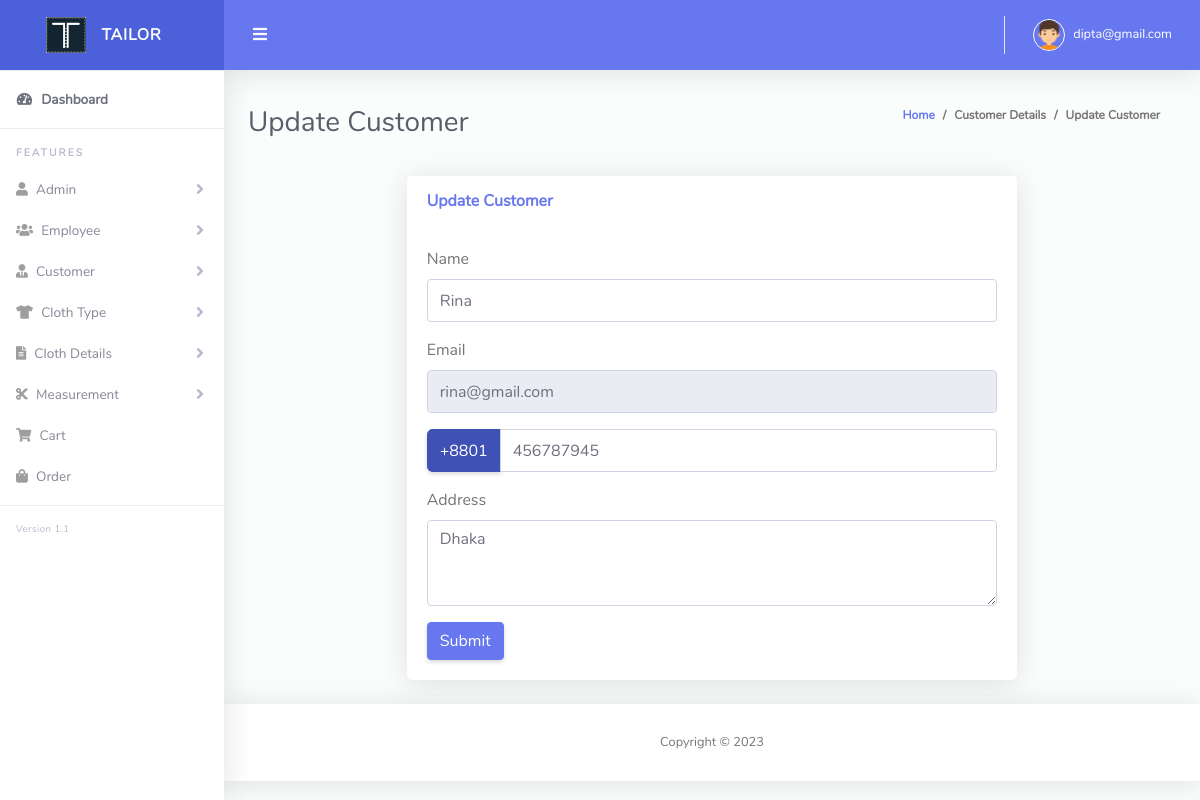
The page /edit_customer.php?customerid=4 (signed in) on the database its author committed.
### tables this page shows
CREATE TABLE `tbl_customer` (
  `cus_id` int(11) NOT NULL,
  `cus_name` varchar(255) NOT NULL,
  `cus_email` varchar(255) NOT NULL,
  `cus_phone` varchar(255) NOT NULL,
  `cus_address` text NOT NULL,
  `created_at` timestamp NOT NULL DEFAULT current_timestamp(),
  `soft_delete` tinyint(4) NOT NULL DEFAULT 0
);

### Classes/DB.php (called while the page is built, shortened)
<?php
class DB
{
    public function connect(){
        $this->conn = new mysqli("localhost","root","","tailor_shop");
        if ($this->conn->connect_error) {
          die("Connection failed: " . $this->conn->connect_error);
        } else {
            return $msg =  "connected";
        }
    }
}

### Classes/CustomerClass.php (called while the page is built, shortened)
<?php
include_once 'db.php';
class CustomerClass extends DB
{
    public function viewSingleCustomer($customerid)
    {
        $query  = "SELECT * FROM tbl_customer WHERE cus_id='$customerid'";
        $result = $this->conn->query($query);
        return $result;
    }
}

### edit_customer.php (the view, shortened to what this page needs)
<?php include 'layouts/header.php';
$customerid = "";
if ($_GET['customerid'] == NULL || !isset($_GET['customerid'])) {
  "<script>window.location = 'customer_list.php'; </script>";
} else {
  $customerid = $_GET['customerid'];
}
?>
<div class="container-fluid" id="container-wrapper">
  <div class="d-sm-flex align-items-center justify-content-between mb-4">
    <h1 class="h3 mb-0 text-gray-800">Update Customer</h1>
    <ol class="breadcrumb">
      <li class="breadcrumb-item"><a href="index.php">Home</a></li>
      <li class="breadcrumb-item">Customer Details</li>
      <li class="breadcrumb-item active" aria-current="page">Update Customer</li>
    </ol>
  </div>
  <div class="row">
    <div class="col-lg-2"></div>
    <div class="col-lg-8">
      <div class="card mb-4">
        <div class="card-header py-3 d-flex flex-row align-items-center justify-content-between">
          <h6 class="m-0 font-weight-bold text-primary">Update Customer</h6>
        </div>
        <div class="card-body">
          <form method="POST" enctype="multipart/form-data">
            <?php
            $view = $customer->viewSingleCustomer($customerid);
            if ($view) {
              while ($value = $view->fetch_assoc()) {
            ?>
                <div class="form-group">
                  <label>Name</label>
                  <input name="cus_name" value="<?php echo $value['cus_name'] ?>" type="text" class="form-control">
                </div>
                <div class="form-group">
                  <label>Email</label>
                  <input readonly name="cus_email" value="<?php echo $value['cus_email'] ?>" type="email" class="form-control" placeholder="Enter email">
                </div>
                <div class="input-group mb-3">
                  <div class="input-group-prepend">
                    <span class="input-group-text" id="basic-addon1">+8801</span>
                  </div>
                  <input value="<?php echo substr($value['cus_phone'], 5); ?>" type="number" min=0 class="form-control" placeholder="" name="cus_phone" aria-label="Username" aria-describedby="basic-addon1">
                </div>
                <div class="form-group">
                  <label>Address</label>
                  <textarea class="ckeditor form-control" name="cus_address" cols="" rows="3"><?php echo $value['cus_address'] ?></textarea>
                </div>
            <?php }
            } ?>
            <button type="submit" class="btn btn-primary">Submit</button>
          </form>
        </div>
      </div>
    </div>
  </div>
</div>
<?php include 'layouts/footer.php'; ?>

### rows shown on the page
tbl_customer: cus_name "Rina", cus_email "rina@gmail.com", cus_phone "456787945", cus_address "Dhaka"

### other values the page prints
$_SESSION['email'] "dipta@gmail.com"
